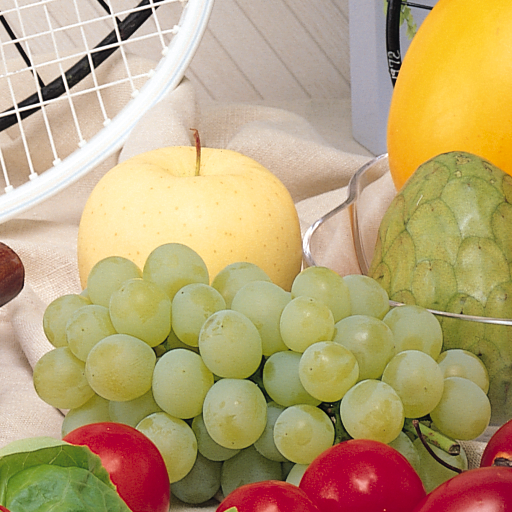
#> input picture images/6.png, 512 x 512 px
$ jupyter execute '06 - Color Filtering.ipynb'
#> lines starting #> are read from the running program, lines starting #| are printed output that depends on the picture; after the words box and inside, x2 and y2 are one past the last pixel; in counts of white or black regions, pixels touching at a corner belong together
[cell 1]
import numpy as np
import cv2
import os
from matplotlib import pyplot as plt

[cell 2]
def show(image, file_name_attr=''):
    file_name = '06_{}.png'.format(file_name_attr)
    cv2.imshow(file_name, image)

    while(True):
        key = cv2.waitKey(0)
        if key == 27:
            cv2.destroyAllWindows()
            break
        elif key == ord('s'):
            if cv2.imwrite(os.path.join('saved', file_name), image):
                print('Saved Successfully!')
            else:
                print('Unable to Save!')
            cv2.destroyAllWindows()
            break

[cell 3]
image = cv2.imread(os.path.join('images', '6.png'), cv2.IMREAD_COLOR)
#> image is the input picture: shape (512, 512, 3); mean B, G, R 118.3, 163.3, 185.5

# Generating Color Mask

[cell 4]
lower = (0, 150, 240)
upper = (100, 255, 255)
mask = cv2.inRange(image, lower, upper)
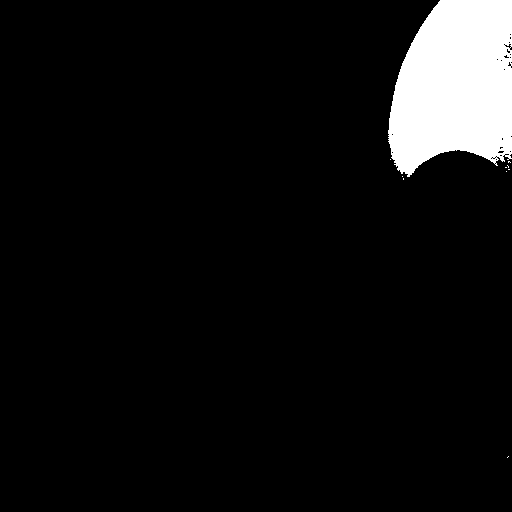
#> mask: shape (512, 512); 6.6% white; 10 white regions (9 under 20 px), largest, box (x1, y1, x2, y2) and area: (388, 0, 512, 177) 17260
image = cv2.bitwise_and(image, image, mask=mask)
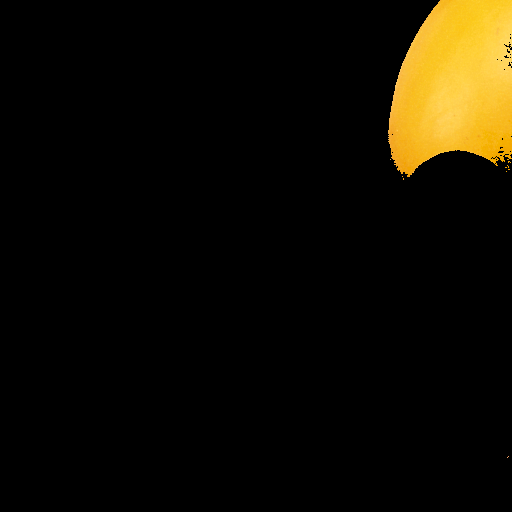
#> image: shape (512, 512, 3); mean B, G, R 3.2, 12.9, 16.5
show(mask, 'mask')
#> (key Esc is pressed here)

# Filtered Image

[cell 5]
show(image, 'color_filtered_image')
#> (key Enter is pressed here)
